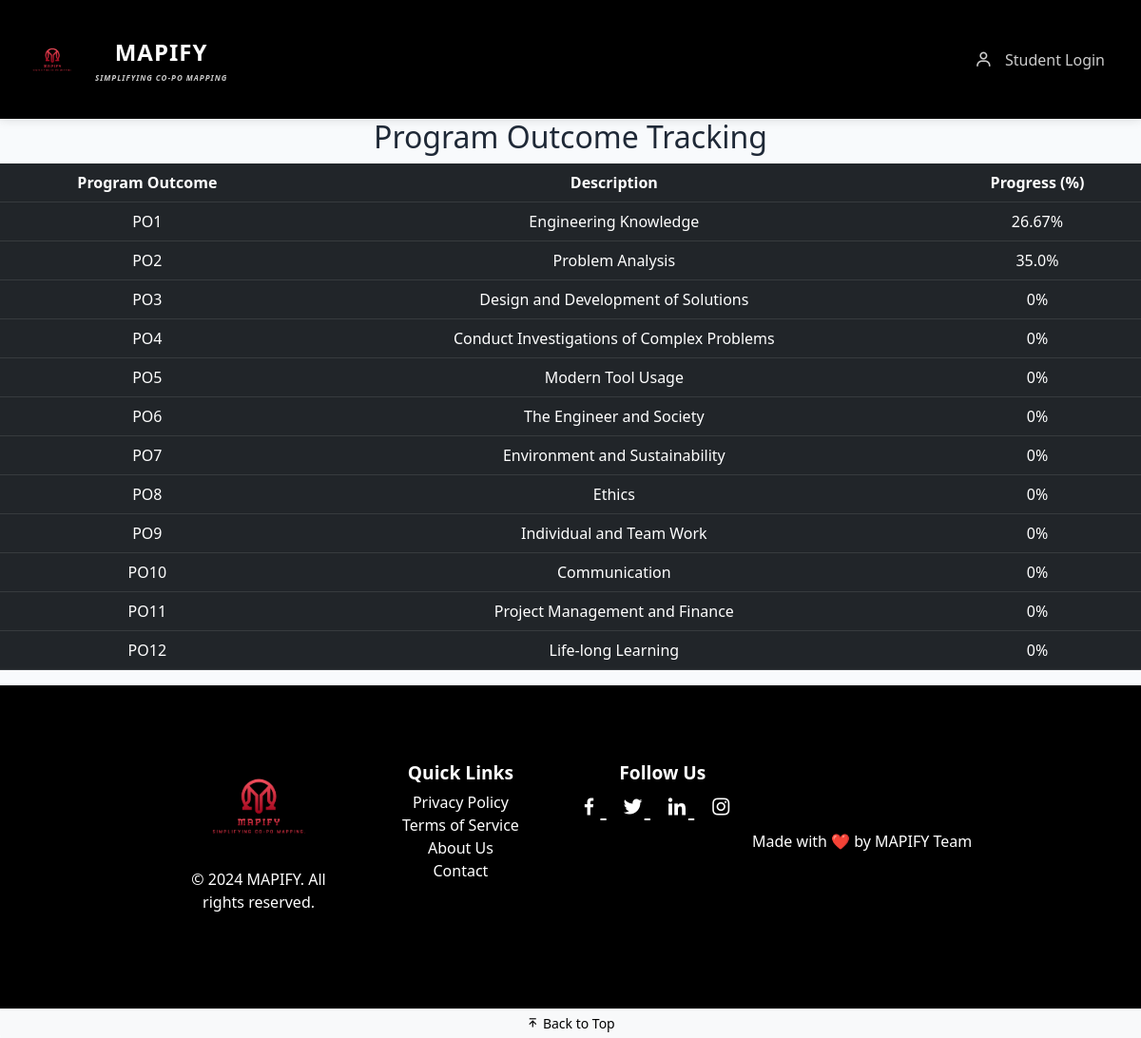
Screenshot of /tracking/ with the database file from the repository.
### myapp/models.py (models this page shows, shortened)
class ProgramOutcome(models.Model):
    name = models.CharField(max_length=255, unique=True)
    description = models.TextField()

### myapp/views.py (the view)
# urls.py: path("tracking/", outcome_tracking_dashboard, name="tracking_dashboard"),
def outcome_tracking_dashboard(request):
    pos = ProgramOutcome.objects.all()
    tracking_data = []
    for po in pos:
        mappings = COPOMap.objects.filter(po=po)
        total_weightage = 0
        student_progress = {}
        for mapping in mappings:
            co = mapping.co
            assessments = Assessment.objects.filter(co=co)
            if assessments.exists():
                avg_score = assessments.aggregate(Avg('marks_obtained'))['marks_obtained__avg']
                progress = (avg_score / 100) * 100  # Assuming 100 is the full mark scale
                total_weightage += progress
        average_progress = total_weightage / mappings.count() if mappings.exists() else 0
        tracking_data.append({
            "name": po.name,
            "description": po.description,
            "progress": round(average_progress, 2),
        })
    return render(request, "tracking_dashboard.html", {"tracking_data": tracking_data})

### templates/tracking_dashboard.html (shortened to what this page needs)
{% extends "base.html" %}
{% block body %}
<h2>Program Outcome Tracking</h2>
<table class="table table-dark">
    <thead>
        <tr>
            <th>Program Outcome</th>
            <th>Description</th>
            <th>Progress (%)</th>
        </tr>
    </thead>
    <tbody>
        {% for data in tracking_data %}
        <tr>
            <td>{{ data.name }}</td>
            <td>{{ data.description }}</td>
            <td>{{ data.progress }}%</td>
        </tr>
        {% endfor %}
    </tbody>
</table>
{% endblock body %}

### templates/base.html (shortened to what this page needs)
{% load static %}
<!DOCTYPE html>
<html lang="en">
<head>
    <link href="https://cdn.jsdelivr.net/npm/bootstrap@5.3.0/dist/css/bootstrap.min.css" rel="stylesheet">
    <link href="https://cdn.jsdelivr.net/npm/boxicons@2.1.4/css/boxicons.min.css" rel="stylesheet">
</head>
<body>
<nav class="navbar navbar-expand-lg navbar-dark">
    <div class="container">
        <a class="navbar-brand" href="/">
            <img src='/static/Screenshot 2025-03-27 123426.png' alt="MAPIFY Logo" class="navbar-logo">
            <div>
                <span>MAPIFY</span>
                <p class="navbar-slogan">Simplifying Co-Po Mapping</p>
            </div>
        </a>
        <div class="collapse navbar-collapse" id="navbarNav">
            <ul class="navbar-nav ms-auto">
                {% if user.is_authenticated %}
                    <li class="nav-item">
                        <a class="nav-link" href="/">
                            <i class="bx bx-home"></i> Home
                        </a>
                    </li>
                    {% comment %} <li class="nav-item">
                        <a class="nav-link" href="#" id="profileBtn" data-bs-toggle="modal" data-bs-target="#profileModal">
                            <i class="bx bx-user"></i> Profile
                        </a>
                    </li> {% endcomment %}
                    <li class="nav-item">
                        <a class="nav-link" href="logout">
                            <i class="bx bx-log-out"></i> Logout
                        </a>
                    </li>
                {% else %}
                    <li class="nav-item">
                        <a class="nav-link" href="{% url 'student_login' %}">
                            <i class="bx bx-user"></i> Student Login
                        </a>
                    </li>
                {% endif %}
            </ul>
        </div>
    </div>
</nav>
        {% block body %}
        {% endblock %}
        <footer class="footer bg-black text-white py-5">
            <div class="container">
                <div class="row">
                    <div class="col-lg-4 col-md-6 mb-4 mb-md-0">
                        <div class="footer-logo">
                            <img src="/static/Screenshot 2025-03-27 123426.png" alt="MAPIFY Logo" class="footer-logo-img mb-3">
                        </div>
                        <p class="text-white mb-0">© 2024 MAPIFY. All rights reserved.</p>
                    </div>
                    <div class="col-lg-4 col-md-6 mb-4 mb-md-0">
                        <h5 class="text-white">Quick Links</h5>
                        <ul class="list-unstyled">
                            <li><a href="/privacy-policy" class="text-white">Privacy Policy</a></li>
                            <li><a href="/terms-of-service" class="text-white">Terms of Service</a></li>
                            <li><a href="/about-us" class="text-white">About Us</a></li>
                            <li><a href="/contact" class="text-white">Contact</a></li>
                        </ul>
                    </div>
                    <div class="col-lg-4 col-md-6 mb-4 mb-md-0">
                        <h5 class="text-white">Follow Us</h5>
                        <div class="footer-social-links">
                            <a href="https://facebook.com" class="text-white me-3" target="_blank" aria-label="Facebook">
                                <i class="bx bxl-facebook"></i>
                            </a>
                            <a href="https://twitter.com" class="text-white me-3" target="_blank" aria-label="Twitter">
                                <i class="bx bxl-twitter"></i>
                            </a>
                            <a href="https://linkedin.com" class="text-white me-3" target="_blank" aria-label="LinkedIn">
                                <i class="bx bxl-linkedin"></i>
                            </a>
                            <a href="https://instagram.com" class="text-white me-3" target="_blank" aria-label="Instagram">
                                <i class="bx bxl-instagram"></i>
                            </a>
                        </div>
                    </div>
                </div>
                <div class="row mt-4">
                    <div class="col text-center">
                        <p class="text-white">Made with ❤️ by MAPIFY Team</p>
                    </div>
                </div>
            </div>
        </footer>
        <button class="btn btn-light btn-sm" onclick="window.scrollTo(0, 0);" aria-label="Back to top">
            <i class="bx bx-arrow-to-top"></i> Back to Top
        </button>
</body>
</html>

### templates/base.html (style rules this page uses)
:root { --primary-color: #1e1e1e; --secondary-color: #3498db; --accent-color: #e74c3c; --success-color: #2ecc71; --background-color: #121212; --text-color: #ecf0f1; --light-text: #95a5a6; --border-radius: 10px; --box-shadow: 0 4px 6px rgba(0,0,0,0.1); }
body { background-color: var(--background-color); font-family: 'Segoe UI', Tahoma, Geneva, Verdana, sans-serif; min-height: 100vh; display: flex; flex-direction: column; color: var(--text-color); text-align: center; }
.navbar { background: black !important; box-shadow: 0 2px 4px rgba(0,0,0,0.1); padding: 0rem 0; display: flex; justify-content: center; }
.navbar-brand { font-weight: 700; font-size: 1.8rem; display: flex; align-items: center; justify-content: center; gap: 0.5rem; color: white !important; text-transform: uppercase; letter-spacing: 1px; margin: 0 auto; }
.container { flex: 1; display: flex; align-items: center; justify-content: center; padding: 2rem 0; text-align: center; }
a { color: var(--secondary-color); transition: color 0.3s ease; }
.navbar-logo { height: 40px; width: auto; margin-right: 10px; transition: transform 0.3s ease; }
.navbar-brand { display: flex; align-items: center; font-size: 1.5rem; font-weight: 700; color: white; transition: all 0.3s ease; }
:root { --primary-color: #3b82f6; --secondary-color: #10b981; --background-color: #f8fafc; --text-color: #1f2937; }
.navbar { background: linear-gradient(90deg, #2563eb 0%, #1e40af 100%); box-shadow: 0 2px 10px rgba(0,0,0,0.1); }
.navbar-brand { display: flex; align-items: center; gap: 10px; }
.navbar-logo { height: 40px; width: auto; border-radius: 8px; }
.navbar-brand span { font-weight: 700; color: white; font-size: 1.5rem; }
.navbar-slogan { color: rgba(255,255,255,0.7); font-size: 0.75rem; margin: 0; }
.nav-link { display: flex; align-items: center; gap: 5px; color: rgba(255,255,255,0.8) !important; transition: all 0.3s ease; }
.nav-link i { font-size: 1.2rem; }
.nav-link { transition: all 0.3s ease; position: relative; }
.nav-link i { margin-right: 0.5rem; }
.navbar-brand div { text-align: center; }
.navbar-brand span { font-weight: 700; font-size: 1.5rem; text-transform: uppercase; letter-spacing: 1px; color: white; }
.navbar-slogan { font-size: 0.5rem; color: rgba(255, 255, 255, 0.8); margin-top: 0.2rem; font-style: italic; }
.footer-logo-img { max-width: 120px; height: auto; }
.footer h5 { font-size: 1.2rem; font-weight: bold; }
.footer .list-unstyled { padding-left: 0; }
.footer .list-unstyled li a { text-decoration: none; transition: color 0.3s ease; }
.footer-social-links a { font-size: 1.5rem; transition: color 0.3s ease; }
.footer { background-color: #000; }
.footer .container { max-width: 1140px; }
.footer .row { margin-bottom: 20px; }

### rows the page displays
ProgramOutcome: name "PO1", description "Engineering Knowledge"
ProgramOutcome: name "PO2", description "Problem Analysis"
ProgramOutcome: name "PO3", description "Design and Development of Solutions"
ProgramOutcome: name "PO4", description "Conduct Investigations of Complex Problems"
ProgramOutcome: name "PO5", description "Modern Tool Usage"
ProgramOutcome: name "PO6", description "The Engineer and Society"
ProgramOutcome: name "PO7", description "Environment and Sustainability"
ProgramOutcome: name "PO8", description "Ethics"
ProgramOutcome: name "PO9", description "Individual and Team Work"
ProgramOutcome: name "PO10", description "Communication"
ProgramOutcome: name "PO11", description "Project Management and Finance"
ProgramOutcome: name "PO12", description "Life-long Learning"

### other values shown
{{ data.progress }} "26.67" "35.0" "0" "0" "0" "0" "0" "0" "0" "0" "0" "0"
